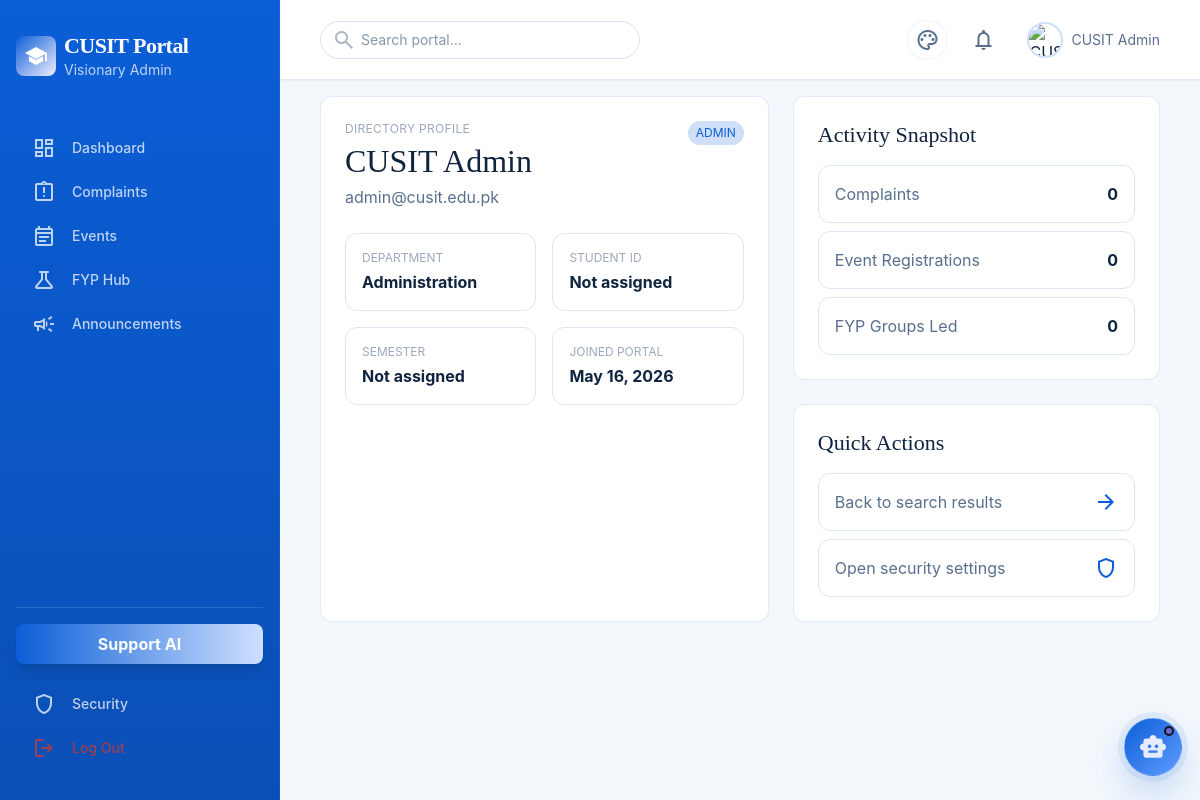
The app's page /user_profile.php?id=1 (signed in) with its own data.
### tables this page shows
CREATE TABLE users (
  id INT AUTO_INCREMENT PRIMARY KEY,
  name VARCHAR(100) NOT NULL,
  email VARCHAR(150) NOT NULL UNIQUE,
  password VARCHAR(255) NOT NULL,
  role ENUM('admin', 'student', 'faculty') NOT NULL,
  student_id VARCHAR(50) NULL,
  department VARCHAR(100) NULL,
  semester VARCHAR(50) NULL,
  created_at TIMESTAMP DEFAULT CURRENT_TIMESTAMP
);

### includes/functions.php (called while the page is built, shortened)
<?php
function base_url(string $path = ''): string
{
    return '/ParticipantName-WebDev/' . ltrim($path, '/');
}
function h(mixed $value): string
{
    return htmlspecialchars((string) $value, ENT_QUOTES, 'UTF-8');
}

### user_profile.php (the view, shortened to what this page needs)
<?php
require_once __DIR__ . '/includes/header.php';
$pdo = db();
$profileId = (int) ($_GET['id'] ?? 0);
$stmt = $pdo->prepare('SELECT id, name, email, role, student_id, department, semester, created_at FROM users WHERE id = ? LIMIT 1');
$stmt->execute([$profileId]);
$profile = $stmt->fetch();
$complaintCount = 0;
$registrationCount = 0;
$fypLeadCount = 0;
?>
<section class="grid lg:grid-cols-[1.1fr_0.9fr] gap-lg">
  <div class="glass-card rounded-xl p-lg">
    <div class="flex items-start justify-between gap-md mb-lg">
      <div>
        <p class="text-xs uppercase tracking-wide text-on-surface-variant/60 mb-xs">Directory Profile</p>
        <h1 class="font-headline-lg text-headline-lg text-on-surface"><?= h((string) $profile['name']) ?></h1>
        <p class="text-on-surface-variant mt-xs"><?= h((string) $profile['email']) ?></p>
      </div>
      <span class="rounded-full px-sm py-xs text-xs bg-secondary-container/20 text-secondary"><?= h(strtoupper((string) $profile['role'])) ?></span>
    </div>
    <div class="grid sm:grid-cols-2 gap-md">
      <div class="rounded-xl bg-surface-container-low border border-white/5 p-md">
        <p class="text-xs uppercase text-on-surface-variant/60 mb-xs">Department</p>
        <p class="font-bold text-on-surface"><?= h((string) ($profile['department'] ?: 'Not provided')) ?></p>
      </div>
      <div class="rounded-xl bg-surface-container-low border border-white/5 p-md">
        <p class="text-xs uppercase text-on-surface-variant/60 mb-xs">Student ID</p>
        <p class="font-bold text-on-surface"><?= h((string) ($profile['student_id'] ?: 'Not assigned')) ?></p>
      </div>
      <div class="rounded-xl bg-surface-container-low border border-white/5 p-md">
        <p class="text-xs uppercase text-on-surface-variant/60 mb-xs">Semester</p>
        <p class="font-bold text-on-surface"><?= h((string) ($profile['semester'] ?: 'Not assigned')) ?></p>
      </div>
      <div class="rounded-xl bg-surface-container-low border border-white/5 p-md">
        <p class="text-xs uppercase text-on-surface-variant/60 mb-xs">Joined Portal</p>
        <p class="font-bold text-on-surface"><?= h(date('M d, Y', strtotime((string) $profile['created_at']))) ?></p>
      </div>
    </div>
  </div>
  <div class="space-y-lg">
    <div class="glass-card rounded-xl p-lg">
      <h2 class="font-headline-md text-headline-md text-on-surface mb-md">Activity Snapshot</h2>
      <div class="space-y-sm">
        <div class="rounded-xl bg-surface-container-low border border-white/5 p-md flex items-center justify-between">
          <span class="text-on-surface-variant">Complaints</span>
          <span class="font-bold text-on-surface"><?= h((string) $complaintCount) ?></span>
        </div>
        <div class="rounded-xl bg-surface-container-low border border-white/5 p-md flex items-center justify-between">
          <span class="text-on-surface-variant">Event Registrations</span>
          <span class="font-bold text-on-surface"><?= h((string) $registrationCount) ?></span>
        </div>
        <div class="rounded-xl bg-surface-container-low border border-white/5 p-md flex items-center justify-between">
          <span class="text-on-surface-variant">FYP Groups Led</span>
          <span class="font-bold text-on-surface"><?= h((string) $fypLeadCount) ?></span>
        </div>
      </div>
    </div>
    <div class="glass-card rounded-xl p-lg">
      <h2 class="font-headline-md text-headline-md text-on-surface mb-md">Quick Actions</h2>
      <div class="space-y-sm">
        <a class="flex items-center justify-between rounded-xl bg-surface-container-low border border-white/5 p-md hover:bg-white/5 transition-all" href="<?= h(base_url('search.php?q=' . urlencode((string) $profile['name']))) ?>">
          <span class="text-on-surface-variant">Back to search results</span>
          <span class="material-symbols-outlined text-secondary">arrow_forward</span>
        </a>
        <a class="flex items-center justify-between rounded-xl bg-surface-container-low border border-white/5 p-md hover:bg-white/5 transition-all" href="<?= h(base_url('security.php')) ?>">
          <span class="text-on-surface-variant">Open security settings</span>
          <span class="material-symbols-outlined text-secondary">shield</span>
        </a>
      </div>
    </div>
  </div>
</section>
<?php require_once __DIR__ . '/includes/footer.php'; ?>

### includes/header.php (style rules this page uses)
body { --portal-bg:#f4f8fc;--portal-text:#10233f;--portal-muted:#5a6f8d;--portal-muted-soft:rgba(90,111,141,.72);--portal-panel:rgba(255,255,255,.94);--portal-panel-strong:rgba(255,255,255,.98);--portal-border:rgba(11,94,215,.12);--portal-border-soft:rgba(11,94,215,.08);--portal-sidebar-bg:linear-gradient(180deg,#0b5ed7 0%,#0a4fb5 100%);--portal-sidebar-text:#ffffff;--portal-sidebar-muted:rgba(255,255,255,.74);--portal-header-bg:rgba(255,255,255,.92);--portal-input-bg:#ffffff;--portal-input-border:#d6e0ee;--portal-accent:#0b5ed7;--portal-accent-soft:#5f9cff;--portal-accent-strong:#0f2a4d;--portal-tertiary-text:#6f64d8;--portal-accent-ring:rgba(11,94,215,.22);--portal-accent-glow:rgba(11,94,215,.08);--portal-gradient-start:#0b5ed7;--portal-gradient-end:#6f64d8;--portal-chip-bg:rgba(11,94,215,.08);--portal-chip-border:rgba(11,94,215,.14);--portal-chat-user-start:rgba(11,94,215,.95);--portal-chat-user-end:rgba(85,113,191,.95);background:var(--portal-bg);color:var(--portal-text) }
.material-symbols-outlined { font-variation-settings:'FILL' 0,'wght' 400,'GRAD' 0,'opsz' 24 }
.glass-panel,.glass-card { background:var(--portal-panel);backdrop-filter:blur(16px);border:1px solid var(--portal-border) }
.portal-header .text-on-surface,.portal-main .text-on-surface { color:var(--portal-text)!important }
.portal-header .text-on-surface-variant,.portal-main .text-on-surface-variant { color:var(--portal-muted)!important }
.portal-header .text-secondary,.portal-main .text-secondary { color:var(--portal-accent)!important }
.portal-main .border-white\/5,.portal-main .border-white\/10 { border-color:#dbe6f3!important }
.portal-main .bg-surface-container,.portal-main .bg-surface-container-low,.portal-main .bg-surface-container-high,.portal-main .bg-surface-container-highest { background:var(--portal-input-bg)!important }

### records on screen
users: name "CUSIT Admin", email "admin@cusit.edu.pk", role "ADMIN", department "Administration", student "Not assigned", semester "Not assigned", created_at "May 16, 2026"

### other values on screen
$label "Dashboard"
$label "Complaints"
$label "Events"
$label "FYP Hub"
$label "Announcements"
user_name() "CUSIT Admin"
$complaintCount "0"
$registrationCount "0"
$fypLeadCount "0"
